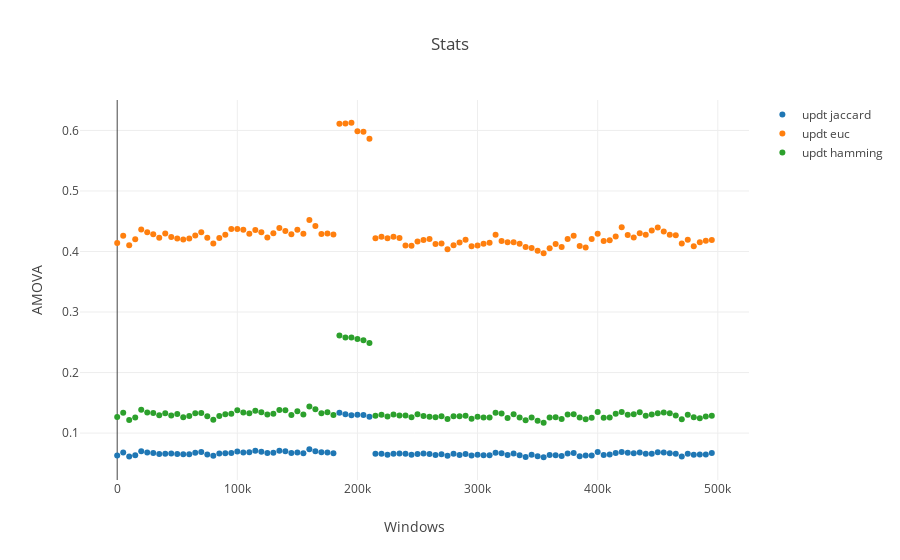

Here is the notebook cell this chart was saved with:
### Code cell
AMOVA_stats= [[[Chr,wind,*Results[Chr][wind]] for wind in Results[Chr].keys()] for Chr in Results.keys()]
AMOVA_stats= np.array([y for y in it.chain(*AMOVA_stats)])

Names= ['updt jaccard','updt euc','updt hamming']

fig_data= [go.Scatter(
    x= AMOVA_stats[:,1],
    y= AMOVA_stats[:,x],
    mode= 'markers',
    name= Names[x - 3]
) for x in range(3,6)]

layout = go.Layout(
    title= 'Stats',
    yaxis=dict(
        title='AMOVA'),
    xaxis=dict(
        title='Windows')
)

fig= go.Figure(data=fig_data, layout=layout)
iplot(fig)
